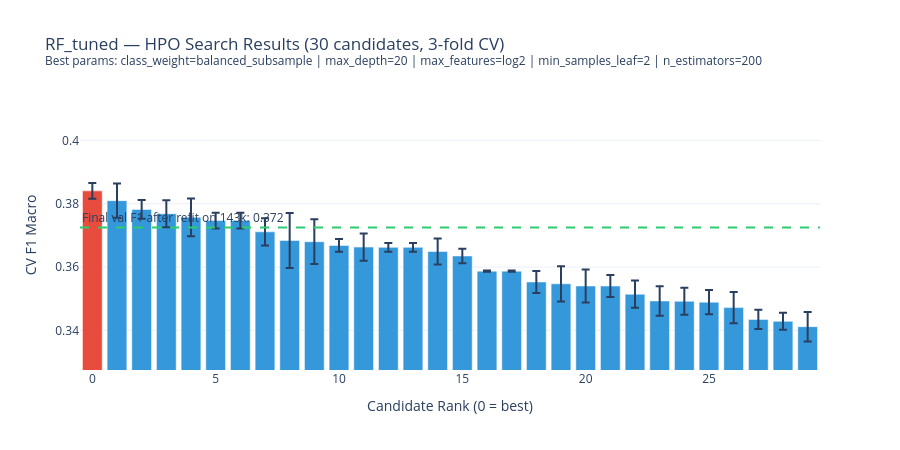
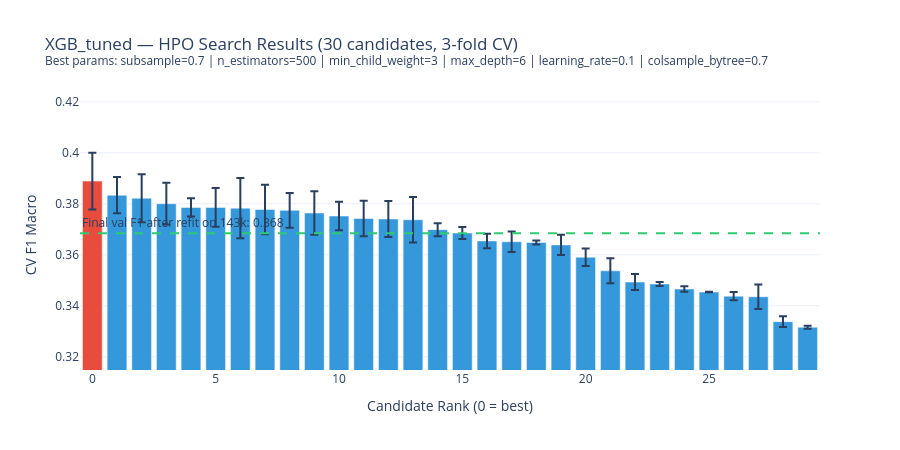
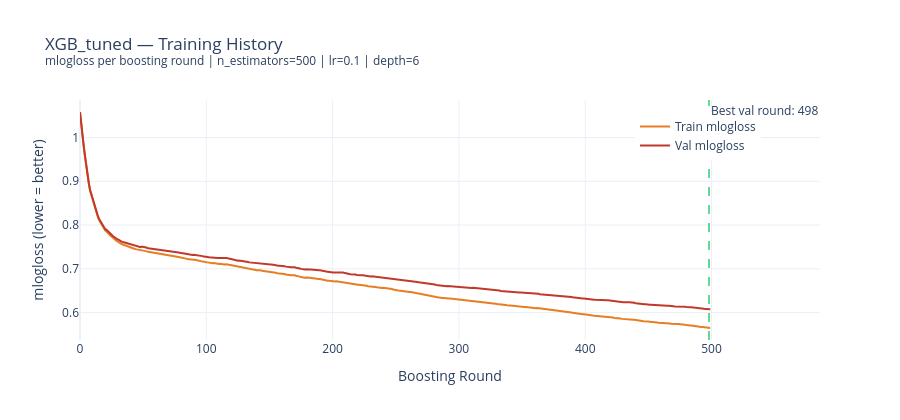

Write notebook code for charts like these, in order.
### Markdown cell above
# 3c. Plot tuned Training

### Code cell
# ── HPO Bar Charts ─────────────────────────────────────────────────────────────
def plot_hpo_results(search: RandomizedSearchCV, name: str, final_val_f1: float) -> go.Figure:
    """
    Bar chart of all 30 HPO candidate scores sorted by rank.
 
    How to read this:
    - X-axis: candidate rank (0 = best params found, 29 = worst)
    - Y-axis: mean CV F1 Macro on 20k subsample (3-fold)
    - Error bars: std across the 3 folds — measures CV stability
    - Green line: actual val F1 after refit on full 143k rows
    - Y-axis is zoomed to the actual score range (not starting at 0)
 
    What to look for:
    - Clear drop from rank 0 → rest means HPO found a genuinely better region
    - Tight error bars mean the CV is stable and trustworthy
    - Gap between green line and best bar = effect of more training data
    """
    df_cv = pd.DataFrame(search.cv_results_).sort_values('mean_test_score', ascending=False)
    df_cv['candidate'] = range(len(df_cv))
 
    y_min = df_cv['mean_test_score'].min() - df_cv['std_test_score'].max() - 0.005
    y_max = df_cv['mean_test_score'].max() + df_cv['std_test_score'].max() + 0.02
 
    best_params_str = " | ".join(
        f"{k.replace('clf__', '')}={v}" for k, v in search.best_params_.items()
    )
 
    fig = go.Figure()
    fig.add_trace(go.Bar(
        x=df_cv['candidate'],
        y=df_cv['mean_test_score'],
        error_y=dict(type='data', array=df_cv['std_test_score'].values, visible=True),
        marker_color=['#e74c3c' if i == 0 else '#3498db' for i in range(len(df_cv))],
        name='CV F1 Macro (3-fold, 20k rows)',
    ))
    fig.add_hline(
        y=final_val_f1,
        line_dash='dash', line_color='#2ecc71', line_width=2,
        annotation_text=f'Final val F1 after refit on 143k: {final_val_f1:.3f}',
        annotation_position='top left',
    )
    fig.update_layout(
        title=f'{name} — HPO Search Results (30 candidates, 3-fold CV)<br>'
              f'<sup>Best params: {best_params_str}</sup>',
        xaxis_title='Candidate Rank (0 = best)',
        yaxis_title='CV F1 Macro',
        yaxis=dict(range=[y_min, y_max]),
        template='plotly_white',
        height=450,
        showlegend=False,
    )
    return fig
 
 
fig_rf_hpo  = plot_hpo_results(rf_search,  "RF_tuned",  rf_tuned_result['f1_macro'])
fig_xgb_hpo = plot_hpo_results(xgb_search, "XGB_tuned", xgb_tuned_result['f1_macro'])
 
show_and_save(fig_rf_hpo,  "hpo_rf_search_results",  height=450)
show_and_save(fig_xgb_hpo, "hpo_xgb_search_results", height=450)
 
 
# ── XGBoost Training History (mlogloss per Boosting Round) ────────────────────
def plot_xgb_loss_curve(evals_result: dict, best_params: dict) -> go.Figure:
    """
    mlogloss per boosting round on train and val set.
    Standard diagnostic for XGBoost — shows whether the model converges
    and whether early stopping would have helped.
    """
    train_loss = evals_result['validation_0']['mlogloss']
    val_loss   = evals_result['validation_1']['mlogloss']
    rounds     = list(range(len(train_loss)))
    best_round = int(np.argmin(val_loss))
    n_estimators = best_params.get('clf__n_estimators', len(rounds))
 
    fig = go.Figure()
    fig.add_trace(go.Scatter(
        x=rounds, y=train_loss, mode='lines',
        name='Train mlogloss',
        line=dict(color='#e67e22', width=2),
    ))
    fig.add_trace(go.Scatter(
        x=rounds, y=val_loss, mode='lines',
        name='Val mlogloss',
        line=dict(color='#c0392b', width=2),
    ))
    fig.add_vline(
        x=best_round,
        line_dash='dash', line_color='#2ecc71', line_width=1.5,
        annotation_text=f'Best val round: {best_round}',
        annotation_position='top right',
    )
    fig.update_layout(
        title=f'XGB_tuned — Training History<br>'
              f'<sup>mlogloss per boosting round | n_estimators={n_estimators} | '
              f'lr={best_params.get("clf__learning_rate")} | depth={best_params.get("clf__max_depth")}</sup>',
        xaxis_title='Boosting Round',
        yaxis_title='mlogloss (lower = better)',
        template='plotly_white',
        height=420,
        legend=dict(x=0.75, y=0.95),
    )
    return fig
 
 
fig_xgb_loss = plot_xgb_loss_curve(xgb_evals, xgb_search.best_params_)
show_and_save(fig_xgb_loss, "xgb_loss_curve", height=420)
 
log.info("✅ Training diagnostics done.")

### Figure 1 — Plotly figure (JSON) as saved in the notebook; plotly's stock layout.template omitted (floating-point values rounded to 4 significant figures)
{"data": [{"error_y": {"array": [0.002514, 0.005376, 0.002952, 0.004271, 0.005973, 0.002473, 0.002473, 0.004299, 0.008676, 0.007059, 0.002003, 0.004299, 0.001398, 0.001398, 0.004101, 0.002313, 0.0002035, 0.0002035, 0.003452, 0.005546, 0.00518, 0.003496, 0.004305, 0.004657, 0.004284, 0.003803, 0.004937, 0.003021, 0.002692, 0.004667], "type": "data", "visible": true}, "marker": {"color": ["#e74c3c", "#3498db", "#3498db", "#3498db", "#3498db", "#3498db", "#3498db", "#3498db", "#3498db", "#3498db", "#3498db", "#3498db", "#3498db", "#3498db", "#3498db", "#3498db", "#3498db", "#3498db", "#3498db", "#3498db", "#3498db", "#3498db", "#3498db", "#3498db", "#3498db", "#3498db", "#3498db", "#3498db", "#3498db", "#3498db"]}, "name": "CV F1 Macro (3-fold, 20k rows)", "type": "bar", "x": [0, 1, 2, 3, 4, 5, 6, 7, 8, 9, 10, 11, 12, 13, 14, 15, 16, 17, 18, 19, 20, 21, 22, 23, 24, 25, 26, 27, 28, 29], "y": [0.3841, 0.381, 0.3782, 0.3769, 0.3757, 0.3747, 0.3747, 0.3711, 0.3684, 0.368, 0.3668, 0.3663, 0.3662, 0.3662, 0.3649, 0.3635, 0.3587, 0.3587, 0.3553, 0.3547, 0.354, 0.354, 0.3515, 0.3493, 0.3492, 0.3489, 0.3472, 0.3435, 0.3429, 0.3412]}], "layout": {"annotations": [{"showarrow": false, "text": "Final val F1 after refit on 143k: 0.372", "x": 0, "xanchor": "left", "xref": "x domain", "y": 0.3725, "yanchor": "bottom", "yref": "y"}], "height": 450, "shapes": [{"line": {"color": "#2ecc71", "dash": "dash", "width": 2}, "type": "line", "x0": 0, "x1": 1, "xref": "x domain", "y0": 0.3725, "y1": 0.3725, "yref": "y"}], "showlegend": false, "title": {"text": "RF_tuned — HPO Search Results (30 candidates, 3-fold CV)<br><sup>Best params: class_weight=balanced_subsample | max_depth=20 | max_features=log2 | min_samples_leaf=2 | n_estimators=200</sup>"}, "xaxis": {"title": {"text": "Candidate Rank (0 = best)"}}, "yaxis": {"range": [0.3275, 0.4127], "title": {"text": "CV F1 Macro"}}}}

### Figure 2 — Plotly figure (JSON) as saved in the notebook; plotly's stock layout.template omitted (floating-point values rounded to 4 significant figures)
{"data": [{"error_y": {"array": [0.01114, 0.007107, 0.009424, 0.008174, 0.003567, 0.007635, 0.0118, 0.009718, 0.006784, 0.008547, 0.005584, 0.006963, 0.007055, 0.008891, 0.002557, 0.002355, 0.002864, 0.003998, 0.0007976, 0.003972, 0.00345, 0.004887, 0.003156, 0.0007573, 0.001086, 0.000109, 0.001639, 0.004767, 0.002135, 0.0005961], "type": "data", "visible": true}, "marker": {"color": ["#e74c3c", "#3498db", "#3498db", "#3498db", "#3498db", "#3498db", "#3498db", "#3498db", "#3498db", "#3498db", "#3498db", "#3498db", "#3498db", "#3498db", "#3498db", "#3498db", "#3498db", "#3498db", "#3498db", "#3498db", "#3498db", "#3498db", "#3498db", "#3498db", "#3498db", "#3498db", "#3498db", "#3498db", "#3498db", "#3498db"]}, "name": "CV F1 Macro (3-fold, 20k rows)", "type": "bar", "x": [0, 1, 2, 3, 4, 5, 6, 7, 8, 9, 10, 11, 12, 13, 14, 15, 16, 17, 18, 19, 20, 21, 22, 23, 24, 25, 26, 27, 28, 29], "y": [0.3889, 0.3834, 0.3822, 0.38, 0.3786, 0.3786, 0.3783, 0.3778, 0.3774, 0.3764, 0.3752, 0.3742, 0.3741, 0.3737, 0.3699, 0.3685, 0.3654, 0.3651, 0.3648, 0.3639, 0.3591, 0.3537, 0.3493, 0.3485, 0.3466, 0.3454, 0.3438, 0.3435, 0.3338, 0.3316]}], "layout": {"annotations": [{"showarrow": false, "text": "Final val F1 after refit on 143k: 0.368", "x": 0, "xanchor": "left", "xref": "x domain", "y": 0.3685, "yanchor": "bottom", "yref": "y"}], "height": 450, "shapes": [{"line": {"color": "#2ecc71", "dash": "dash", "width": 2}, "type": "line", "x0": 0, "x1": 1, "xref": "x domain", "y0": 0.3685, "y1": 0.3685, "yref": "y"}], "showlegend": false, "title": {"text": "XGB_tuned — HPO Search Results (30 candidates, 3-fold CV)<br><sup>Best params: subsample=0.7 | n_estimators=500 | min_child_weight=3 | max_depth=6 | learning_rate=0.1 | colsample_bytree=0.7</sup>"}, "xaxis": {"title": {"text": "Candidate Rank (0 = best)"}}, "yaxis": {"range": [0.3148, 0.4207], "title": {"text": "CV F1 Macro"}}}}

### Figure 3 — Plotly figure (JSON) as saved in the notebook; plotly's stock layout.template omitted (floating-point values rounded to 4 significant figures; data arrays with more than 128 entries replaced by an {"elided": "..."} marker saying what was removed)
{"data": [{"line": {"color": "#e67e22", "width": 2}, "mode": "lines", "name": "Train mlogloss", "type": "scatter", "x": {"elided": "500 int values"}, "y": {"elided": "500 float values"}}, {"line": {"color": "#c0392b", "width": 2}, "mode": "lines", "name": "Val mlogloss", "type": "scatter", "x": {"elided": "500 int values"}, "y": {"elided": "500 float values"}}], "layout": {"annotations": [{"showarrow": false, "text": "Best val round: 498", "x": 498, "xanchor": "left", "xref": "x", "y": 1, "yanchor": "top", "yref": "y domain"}], "height": 420, "legend": {"x": 0.75, "y": 0.95}, "shapes": [{"line": {"color": "#2ecc71", "dash": "dash", "width": 1.5}, "type": "line", "x0": 498, "x1": 498, "xref": "x", "y0": 0, "y1": 1, "yref": "y domain"}], "title": {"text": "XGB_tuned — Training History<br><sup>mlogloss per boosting round | n_estimators=500 | lr=0.1 | depth=6</sup>"}, "xaxis": {"title": {"text": "Boosting Round"}}, "yaxis": {"title": {"text": "mlogloss (lower = better)"}}}}
